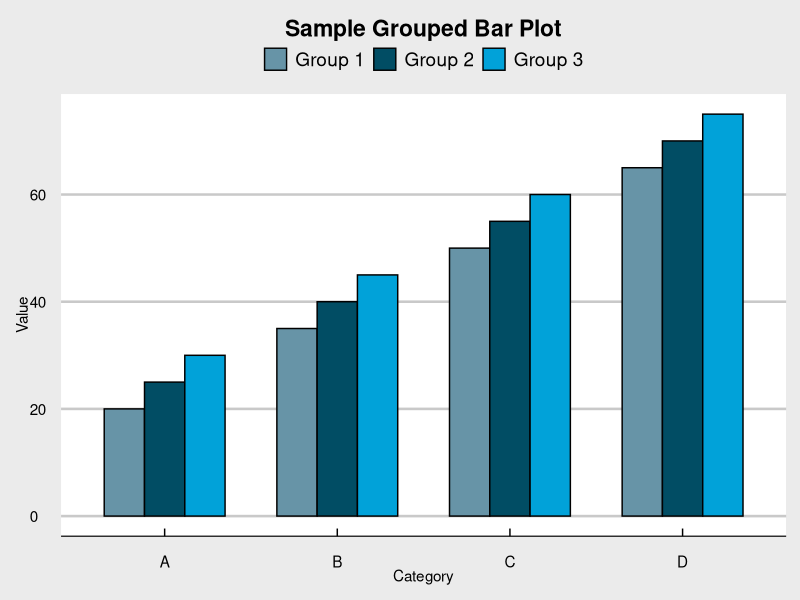

The R source for this figure:
install.packages("ggplot2")
install.packages("dplyr")
install.packages("ggthemes")

library(ggplot2)
library(dplyr)
library(ggthemes)

data <- data.frame(
  Category = c(rep("A", 3), rep("B", 3), rep("C", 3), rep("D", 3)),
  Group = rep(c("Group 1", "Group 2", "Group 3"), 4),
  Value = c(20, 25, 30, 35, 40, 45, 50, 55, 60, 65, 70, 75)
)

ggplot(data, aes(x = Category, y = Value, fill = Group)) +
  geom_bar(stat = "identity", position = "dodge", color = "black", width = 0.7) +
  theme_economist_white() +
  scale_fill_economist() +
  theme(
    plot.title = element_text(hjust = 0.5),
    legend.title = element_blank()
  ) +
  labs(
    title = "Sample Grouped Bar Plot",
    x = "Category",
    y = "Value"
  )
